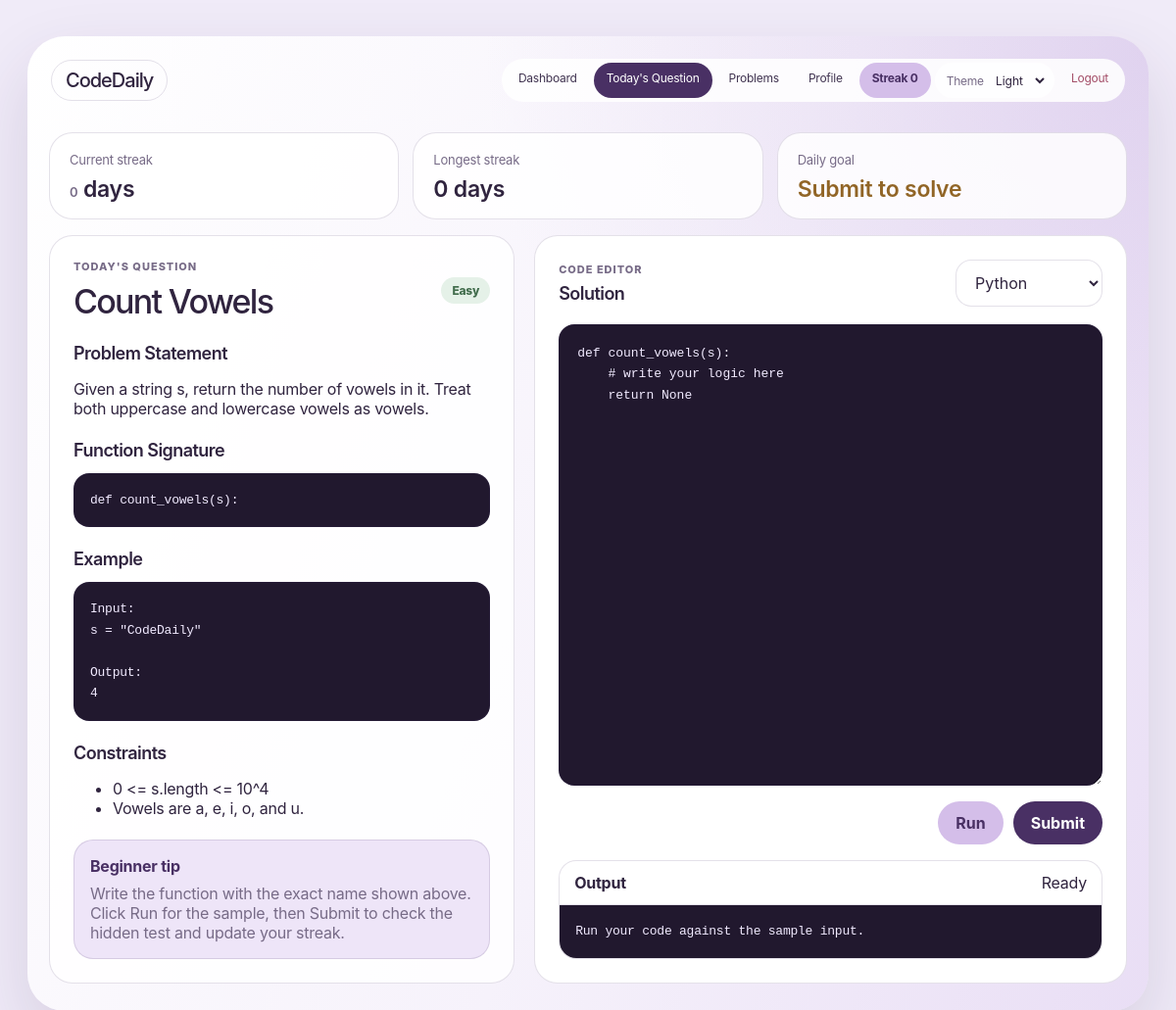
Screenshot of /daily-question (signed in) with the database file from the repository.
### tables this page shows
CREATE TABLE questions (
                id INTEGER PRIMARY KEY AUTOINCREMENT,
                title TEXT NOT NULL,
                difficulty TEXT NOT NULL,
                description TEXT NOT NULL,
                example_input TEXT NOT NULL,
                example_output TEXT NOT NULL,
                constraints_json TEXT NOT NULL DEFAULT '[]',
                function_signature TEXT,
                hidden_input TEXT,
                hidden_output TEXT,
                source TEXT NOT NULL DEFAULT 'seed',
                created_at TEXT NOT NULL DEFAULT CURRENT_TIMESTAMP
            );

### app.py (the view)
@app.route("/daily-question")
@login_required
def daily_question():
    question, error = get_or_create_daily_question(get_question_from_ai)
    return render_template(
        "daily_question.html",
        question=question,
        error=error,
        page_label="Today's Question",
        stats=user_stats(session["user_id"]),
        is_daily=True,
    )

### app.py (called while the page is built)
def login_required(view):
    @wraps(view)
    def wrapped(*args, **kwargs):
        if "user_id" not in session:
            return redirect(url_for("login"))
        return view(*args, **kwargs)
    return wrapped

@app.context_processor
def inject_user():
    if not session.get("user_id"):
        return {"current_user": None, "current_stats": None}
    user = get_user(session["user_id"])
    return {"current_user": user, "current_stats": user_stats(session["user_id"])}

### database.py (called while the page is built, shortened)
def get_db():
    conn = sqlite3.connect(DATABASE)
    conn.row_factory = sqlite3.Row
    return conn

def row_to_question(row):
    if row is None:
        return None
    item = dict(row)
    item["constraints"] = json.loads(item.pop("constraints_json") or "[]")
    return item

def get_user(user_id):
    with get_db() as conn:
        return conn.execute("SELECT * FROM users WHERE id = ?", (user_id,)).fetchone()

def get_or_create_daily_question(question_data_factory):
    today = date.today().isoformat()
    with get_db() as conn:
        row = conn.execute(
            """
            SELECT q.* FROM daily_questions d
            JOIN questions q ON q.id = d.question_id
            WHERE d.question_date = ?
            """,
            (today,),
        ).fetchone()
        if row:
            return row_to_question(row), None

### templates/daily_question.html (shortened to what this page needs)
{% extends "base.html" %}
{% block content %}
{% if error %}
<section class="empty-state">
    <h1>Today's question is not available yet</h1>
    <p>{{ error }}</p>
</section>
{% else %}
<section class="daily-summary">
    <article>
        <span>Current streak</span>
        <strong><span class="js-streak-count">{{ stats.current_streak if stats else 0 }}</span> days</strong>
    </article>
    <article>
        <span>Longest streak</span>
        <strong>{{ stats.longest_streak if stats else 0 }} days</strong>
    </article>
    <article class="{{ 'done' if stats and stats.today_solved else 'pending' }}">
        <span>{{ "Daily goal" if is_daily else "Practice mode" }}</span>
        <strong class="js-today-status">{{ "Solved" if stats and stats.today_solved else ("Submit to solve" if is_daily else "Extra practice") }}</strong>
    </article>
</section>
<section class="coding-layout"
         data-question-id="{{ question.id }}"
         data-is-daily="{{ 'true' if is_daily else 'false' }}"
         data-function-signature="{{ question.function_signature or '' }}">
    <article class="problem-panel">
        <div class="problem-header">
            <div>
                <p class="eyebrow">{{ page_label or "Coding Problem" }}</p>
                <h1>{{ question.title }}</h1>
            </div>
            <span class="difficulty {{ question.difficulty|lower }}">{{ question.difficulty }}</span>
        </div>
        <h2>Problem Statement</h2>
        <p>{{ question.description }}</p>
        {% if question.function_signature %}
        <h2>Function Signature</h2>
        <pre>{{ question.function_signature }}</pre>
        {% endif %}
        <h2>Example</h2>
        <pre>Input:
{{ question.example_input }}
Output:
{{ question.example_output }}</pre>
        {% if question.constraints %}
        <h2>Constraints</h2>
        <ul>
            {% for constraint in question.constraints %}
            <li>{{ constraint }}</li>
            {% endfor %}
        </ul>
        {% endif %}
        <div class="beginner-note">
            <strong>Beginner tip</strong>
            <p>Write the function with the exact name shown above. Click Run for the sample, then Submit to check the hidden test and update your streak.</p>
        </div>
    </article>
    <article class="editor-panel">
        <div class="editor-toolbar">
            <div>
                <p class="eyebrow">Code editor</p>
                <h2>Solution</h2>
            </div>
            <select id="language" aria-label="Language">
                <option value="python">Python</option>
            </select>
        </div>
        <textarea id="source-code" class="code-editor" spellcheck="false">print("Write your solution here")</textarea>
        <div class="editor-actions">
            <button id="run-btn" class="secondary-btn" type="button">Run</button>
            <button id="submit-btn" class="primary-btn" type="button">Submit</button>
        </div>
        <div class="result-box" id="result-box">
            <div class="result-meta">
                <strong>Output</strong>
                <span id="verdict">Ready</span>
            </div>
            <pre id="output">Run your code against the sample input.</pre>
        </div>
    </article>
</section>
{% endif %}
{% endblock %}

### rows the page displays
questions: title "Count Vowels", difficulty "Easy", description "Given a string s, return the number of vowels in it. Treat both uppercase and lowercase vowels as vowels.", function_signature "def count_vowels(s):", example_input "s = \"CodeDaily\"", example_output "4"

### other values shown
{{ current_stats.current_streak if current_stats else 0 }} "0"
{{ stats.current_streak if stats else 0 }} "0"
{{ stats.longest_streak if stats else 0 }} "0"
{{ "Daily goal" if is_daily else "Practice mode" }} "Daily goal"
{{ page_label or "Coding Problem" }} "TODAY'S QUESTION"
{{ constraint }} "0 <= s.length <= 10^4" "Vowels are a, e, i, o, and u."
